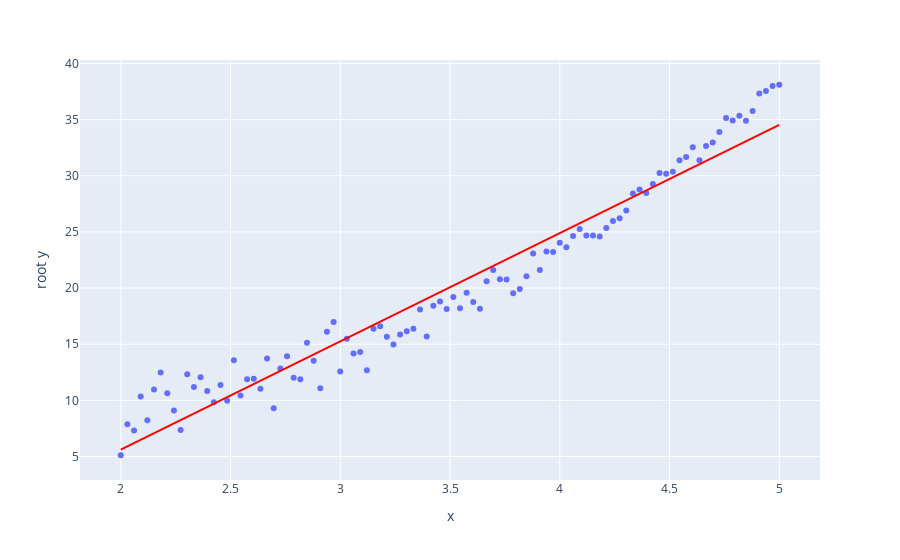

Notebook code cell kept with this figure:
### Markdown cell above
Again, the relationship between `'x'` and `'y'` is not quite linear. Let's try the square root transformation we tried in Example 1:

### Code cell
df_2['root y'] = np.sqrt(df_2['y'])

px.scatter(df_2, x='x', y='root y', trendline="ols", trendline_color_override="red")
